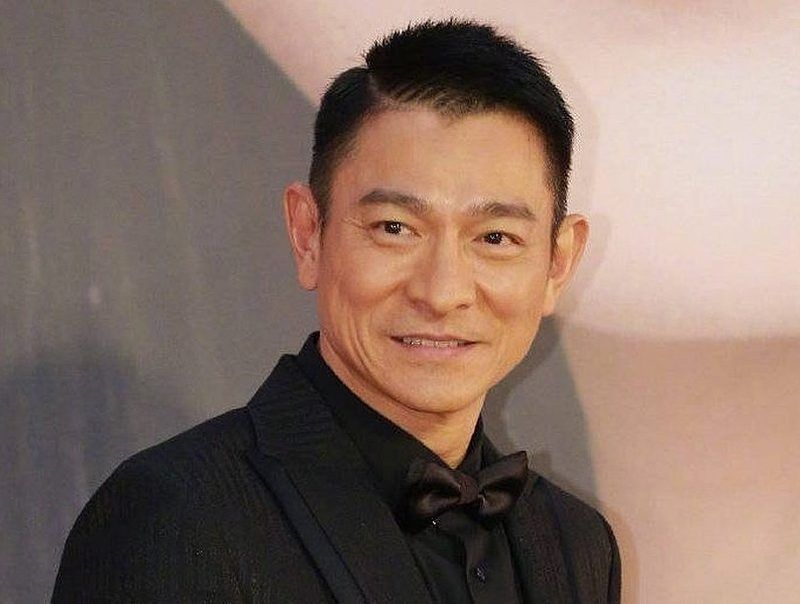
#> input picture chap15-Real-World Applications/andy2.jpg, 800 x 604 px
$ jupyter execute --allow-errors 15_Real_World_Applications_A-Segmentation.ipynb   (shell and % lines are left out)
#> lines starting #> are read from the running program, lines starting #| are printed output that depends on the picture
[cell 1]
import matplotlib.pyplot as plt
andy = plt.imread('andy2.jpg')
#> andy is the input picture: shape (604, 800, 3); mean R, G, B 135, 113.2, 102.9
plt.imshow(andy)
plt.show()

[cell 2]
andy.shape, andy.dtype, andy.min(), andy.max()

[cell 3]
# andy = andy.astype('int32') #小心注意資料型態
# andy = andy.astype('uint8') #小心注意資料型態

#> (a cell that did not finish here is left out)

[cell 5]
from skimage import segmentation
from skimage.color import label2rgb

segments = segmentation.slic(andy, start_label = 1, n_segments=100)
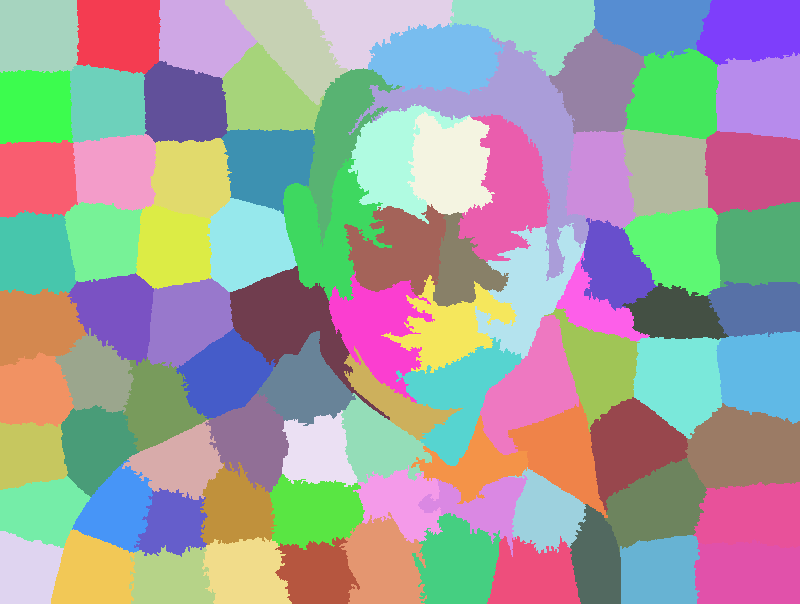
#> segments: shape (604, 800) int64; 90 distinct labels, from 1 to 90; one colour per label, 0 black

andy_segments = label2rgb(label=segments, image=andy, kind='avg', bg_label=None) # {'overlay', 'avg'}
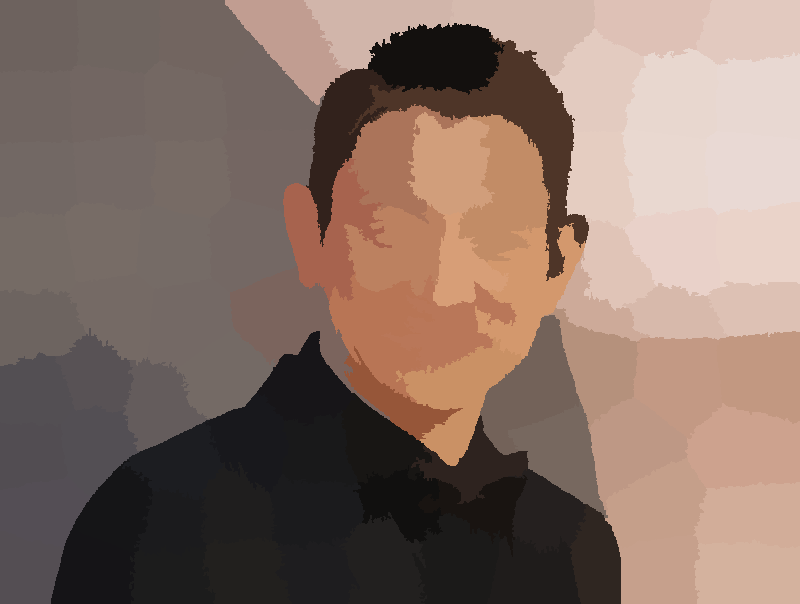
#> andy_segments: shape (604, 800, 3); mean R, G, B 134.6, 112.7, 102.4
print(andy_segments.min(), andy_segments.max())
#| 14 234

andy_segments = andy_segments.astype('uint8') #小心注意資料型態

print(andy_segments.min(), andy_segments.max())
#| 14 234

plt.imshow(andy_segments)
plt.show()
# Clipping input data to the valid range for imshow with RGB data ([0..1] for floats or [0..255] for integers).

$ run again, with chap15-Real-World Applications/group_image.jpg copied over chap15-Real-World Applications/andy2.jpg
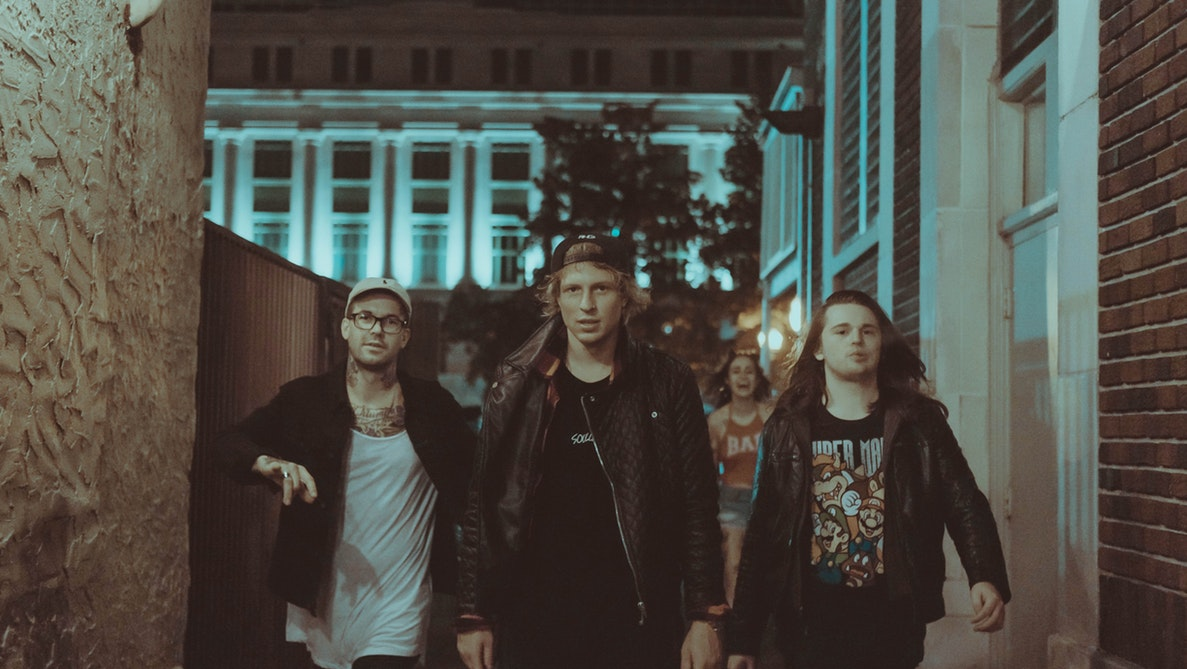
#> input picture chap15-Real-World Applications/group_image.jpg, 1187 x 669 px
#> andy is the input picture: shape (669, 1187, 3); mean R, G, B 78.2, 76.4, 69.4
#> `segments = segmentation.slic(andy, start_label = 1, n_segments=100)`:
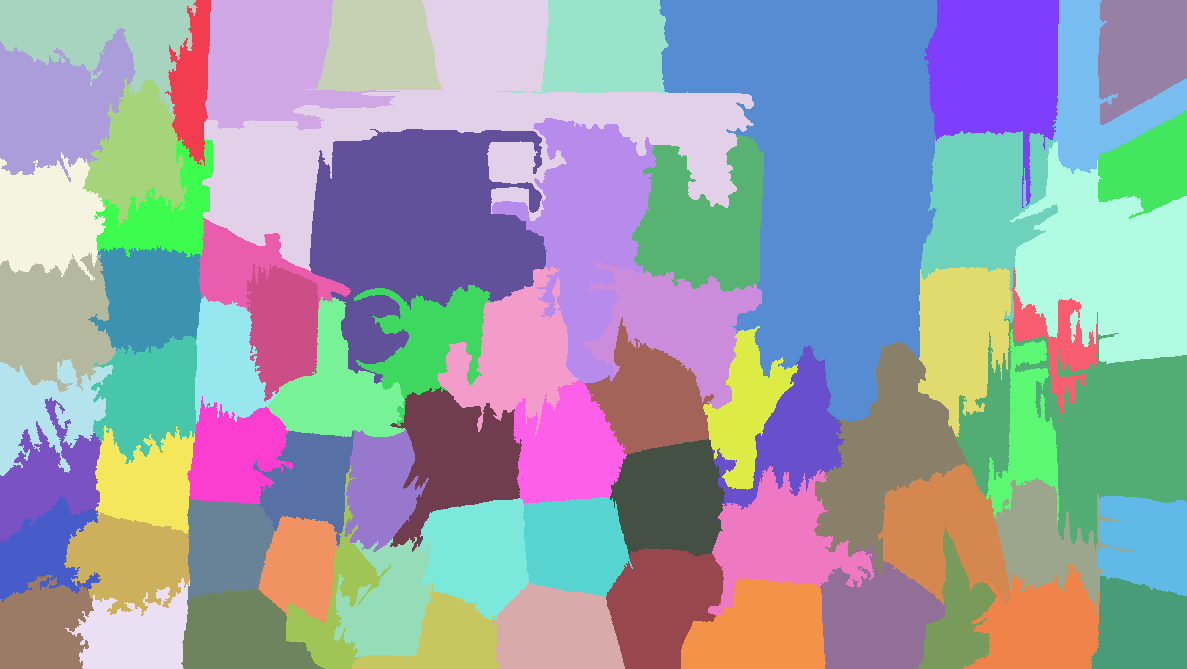
#> segments: shape (669, 1187) int64; 70 distinct labels, from 1 to 70; one colour per label, 0 black
#> `andy_segments = label2rgb(label=segments, image=andy, kind='avg', bg_l..`:
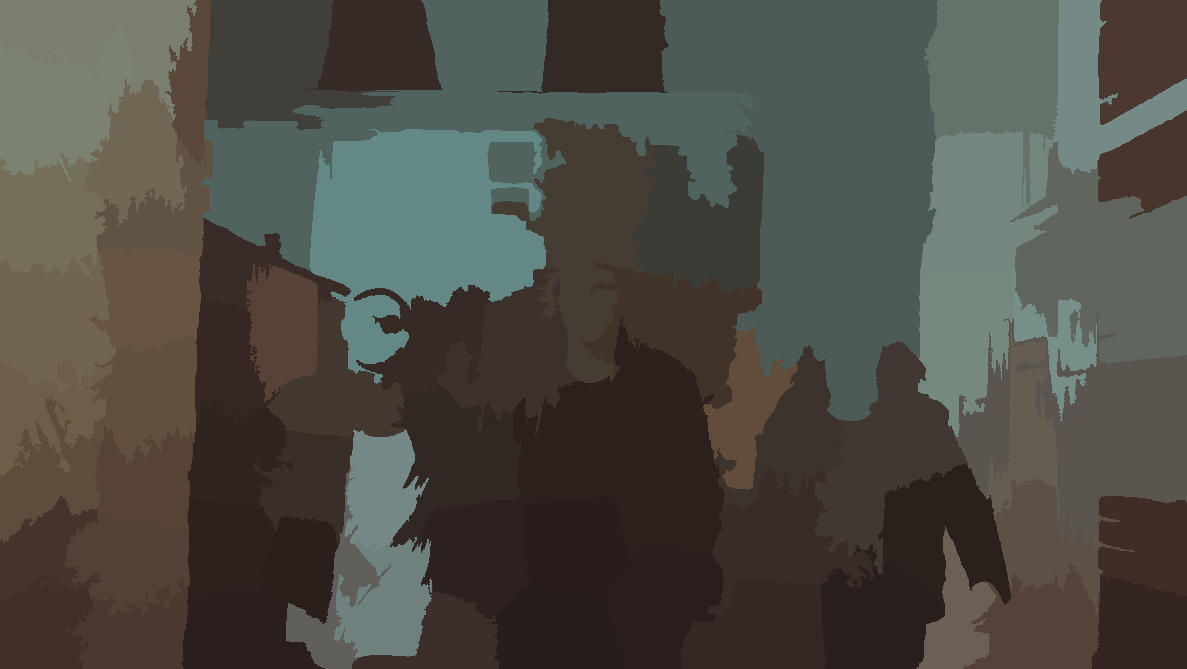
#> andy_segments: shape (669, 1187, 3); mean R, G, B 77.7, 76, 68.8
#| 26 143
#| 26 143

$ run again, with chap15-Real-World Applications/groups.jpg copied over chap15-Real-World Applications/andy2.jpg
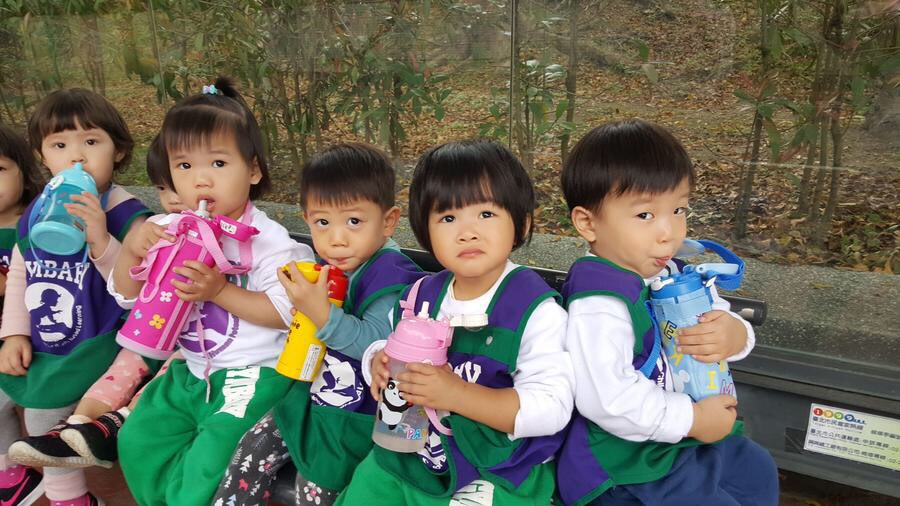
#> input picture chap15-Real-World Applications/groups.jpg, 900 x 506 px
#> andy is the input picture: shape (506, 900, 3); mean R, G, B 108.6, 105.9, 93.4
#> `segments = segmentation.slic(andy, start_label = 1, n_segments=100)`:
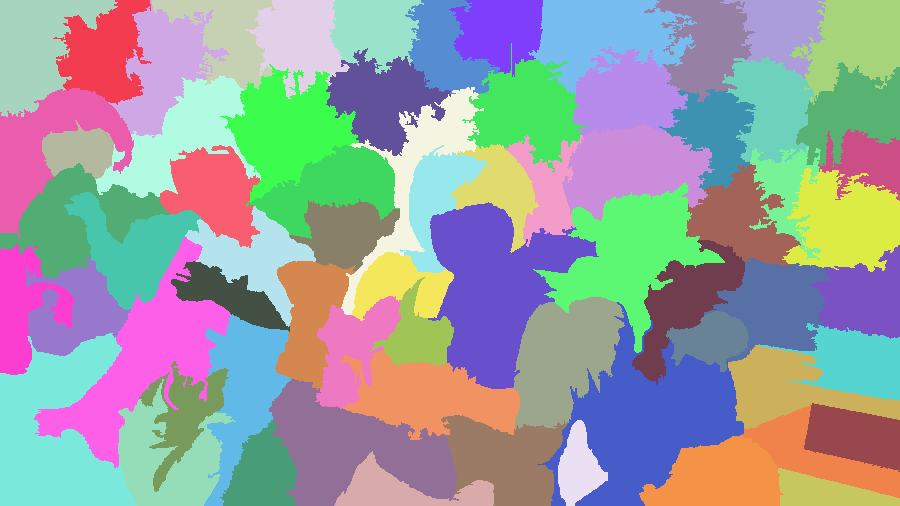
#> segments: shape (506, 900) int64; 69 distinct labels, from 1 to 69; one colour per label, 0 black
#> `andy_segments = label2rgb(label=segments, image=andy, kind='avg', bg_l..`:
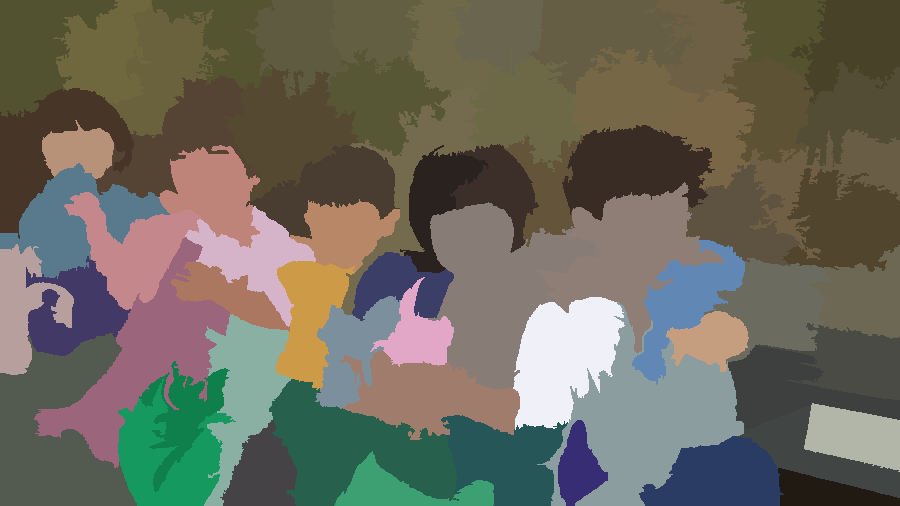
#> andy_segments: shape (506, 900, 3); mean R, G, B 108, 105.5, 92.9
#| 15 248
#| 15 248
